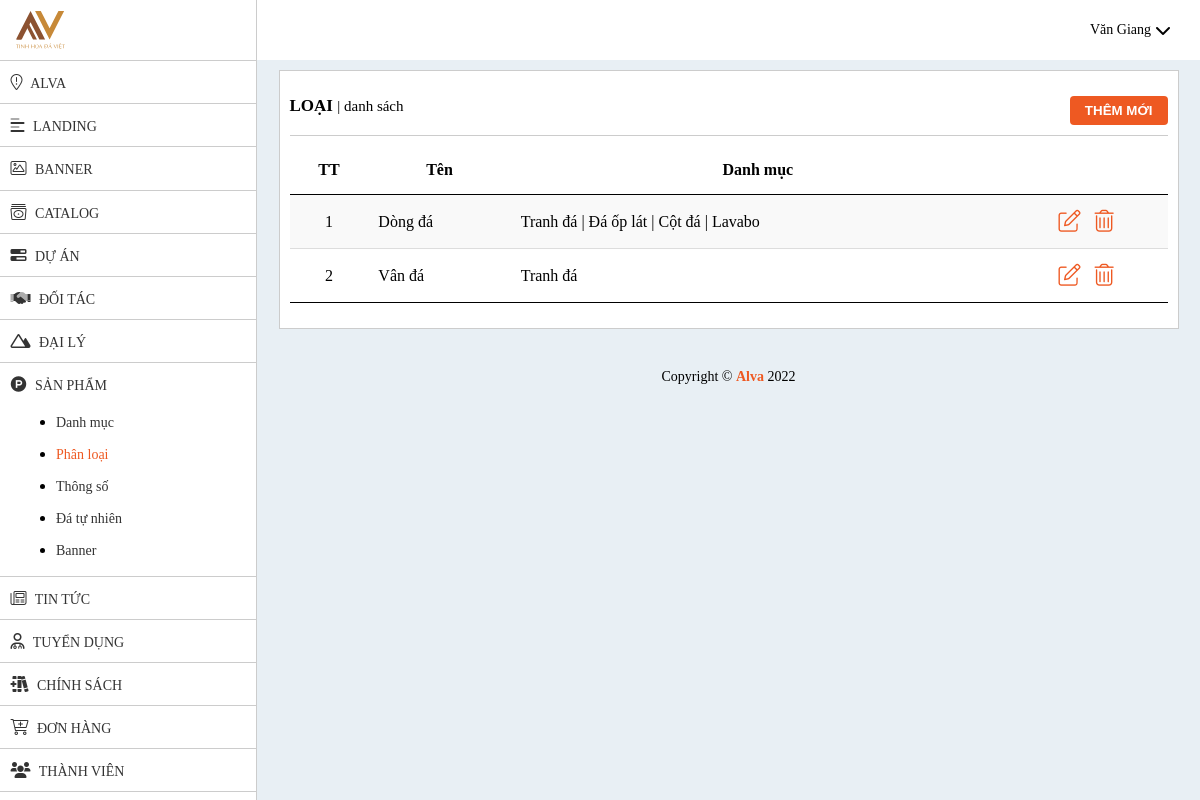
Screenshot of /admin-new/loai (signed in) with the database file from the repository.
### tables this page shows
CREATE TABLE `loai` (
  `id` int(11) NOT NULL,
  `ten` text DEFAULT NULL,
  `slug` text DEFAULT NULL,
  `danhmuc` text DEFAULT NULL
);

### admin-new/route/route.php (called while the page is built, shortened)
<?php
	require_once "model/Query.php";
	$query = new Query();
?>

### admin-new/model/Query.php (called while the page is built, shortened)
<?php
	require_once "Data.php";
	class Query extends Data{
		public function DanhSach($table, $fields=[], $condition=[], $sorts=[], $limits=[], $forms=[])
		{
			$query_string = '';
			$arr_forms = [];
			if(!empty($fields))
			{
				$str_fields = implode(",", $fields);
	        	$query_string .= 'SELECT '.$str_fields.' FROM '.$table;
			}
			else
			{
				$query_string .= 'SELECT * FROM '.$table;
			}
	        if(!empty($sorts))
	        {
	        	$arr_sorts = [];
	        	$query_string .= ' ORDER BY ';
	        	foreach ($sorts as $key_sort => $value_sort)
	        	{
	        		array_push($arr_sorts, $key_sort." ".$value_sort);
	        	}
	        	$str_sorts = implode(",", $arr_sorts);
	        	$query_string .= $str_sorts;
	        }
			$sql=$this->con->prepare($query_string);
			$sql->execute($arr_forms);
	        return $sql->fetchAll(PDO::FETCH_OBJ);
		}
	}
?>

### admin-new/model/Data.php (called while the page is built, shortened)
<?php
class Data{
	public function __construct()
    {
    	try
    	{
		    $this->con=new PDO("mysql:host=localhost;dbname=titanstone;charset=utf8", "root", "");
		}
		catch (Exception $e)
		{
		    echo '<h1 style="text-align:center">Connect fail!</h1>';
		}
    }
}
?>

### admin-new/view/loai/list.php (the view, shortened to what this page needs)
<?php
    $fields = [];
    $sorts = ["id" => "DESC"];
    $limits = [];
    $condition = [];
    $forms = [];
    $search = [];
    $data_loai = $query->DanhSach("loai", $fields, $condition, $sorts, $limits, $forms, $search);
    $data_danhmuc = $query->DanhSach("danhmuc", [], [], [], [], [], []);
    $arr_danhmuc = [];
    foreach ($data_danhmuc as $key => $value)
    {
        $arr_danhmuc[$value->id] = $value->ten;
    }
    $arr_danhmuc[0] = "Cập nhật";
?>
<div class="blog medium">
	<div class="bread">
		<h1>Loại <span>| danh sách</span></h1>
		<div class="button"><button><a href="them-loai">Thêm mới</a></button></div>
	</div>
	<table class="table" style="width:100%">
        <thead>
            <tr>
                <th>TT</th>
                <th>Tên</th>
                <th>Danh mục</th>
                <th></th>
            </tr>
        </thead>
        <tbody>
            <?php
            $thutu = 1;
            foreach ($data_loai as $key => $value)
            {
                ?>
                <tr>
                    <td class="can-giua"><?=$thutu?></td>
                    <td><?=$value->ten?></td>
                    <td>
                    <?php
                        $txt_danhmuc = '';
                        if($value->danhmuc != NULL || $value->danhmuc != '')
                        {
                            $arr_danhmuc_save = explode(",", $value->danhmuc);
                            foreach ($arr_danhmuc_save as $keydm => $valuedm) {
                                $txt_danhmuc .= $arr_danhmuc[$valuedm]." | ";
                            }
                        }
                        echo substr($txt_danhmuc, 0, -2);
                        ?>
                    </td>
                    <td class="can-giua">
                        <a href="cap-nhat-loai?id=<?=$value->id?>"><i class="fal fa-edit"></i></a>
                        <a onClick="return confirm('Are you sure?')" href="xoa-loai?id=<?=$value->id?>"><i class="fal fa-trash-alt"></i></a>
                    </td>
                </tr>
                <?php
                $thutu ++;
            }
            ?>
        </tbody>
    </table>
</div>

### admin-new/public/css/style.css (style rules this page uses)
@media all and (min-width: 0) { * { margin:0;padding:0;box-sizing:border-box } }
@media all and (min-width: 0) { body { font-family:"Samsung";background-color:#e8eff4 } }
@media all and (min-width: 0) { .content-wrap .blog { width:calc(100% - 20px);background-color:#FFF;margin:10px auto;border:1px solid #CCC;padding:25px 10px } }
@media all and (min-width: 0) { .content-wrap .bread { border-bottom:1px solid #CCC;padding-bottom:10px;margin-bottom:10px } }
@media all and (min-width: 0) { .content-wrap .bread h1 { float:left;font-size:17px;text-transform:uppercase;font-weight:bold } }
@media all and (min-width: 0) { .content-wrap .bread h1 span { font-size:15px;font-weight:normal;text-transform:lowercase } }
@media all and (min-width: 0) { .content-wrap .bread div.button { float:right;position:relative;display:flex } }
@media all and (min-width: 0) { .content-wrap .bread div.button button { background-color:#ee5922;border:none;padding:7px 15px;border-radius:4px;margin-left:15px } }
@media all and (min-width: 0) { .content-wrap .bread div.button button:first-child { margin-left:0 } }
@media all and (min-width: 0) { .content-wrap .bread div.button button a { text-decoration:none;color:#FFF;font-weight:bold;text-transform:uppercase } }
@media all and (min-width: 0) { .content-wrap .table { width:100%;border-spacing:0px } }
@media all and (min-width: 0) { .content-wrap .table thead tr th { border-bottom:1px solid #000;padding:15px 10px;background-color:#FFF } }
@media all and (min-width: 0) { .content-wrap .table tbody tr:nth-child(2n+1) { background:#f9f9f9;border-bottom:1px solid #ddd } }
@media all and (min-width: 0) { .content-wrap .table tbody tr:last-child td { border-bottom:1px solid #000 } }
@media all and (min-width: 0) { .content-wrap .table tbody tr td { border-bottom:1px solid #ddd;padding:15px 10px } }
@media all and (min-width: 0) { .content-wrap .table tbody tr td.can-giua { text-align:center } }
@media all and (min-width: 0) { .content-wrap .table tbody tr td i { font-size:22px;margin:0 5px;color:#ee5922 } }
@media all and (min-width: 996px) { .content-wrap .blog.medium { width:900px } }

### rows the page displays
loai: ten "Dòng đá", txt_danhmuc "Tranh đá | Đá ốp lát | Cột đá | Lavabo"
loai: ten "Vân đá", txt_danhmuc "Tranh đá"

### other values shown
$__FULLNAME__ "Văn Giang"
__NAME__ "ALVA"
__NAME__ "Alva"
